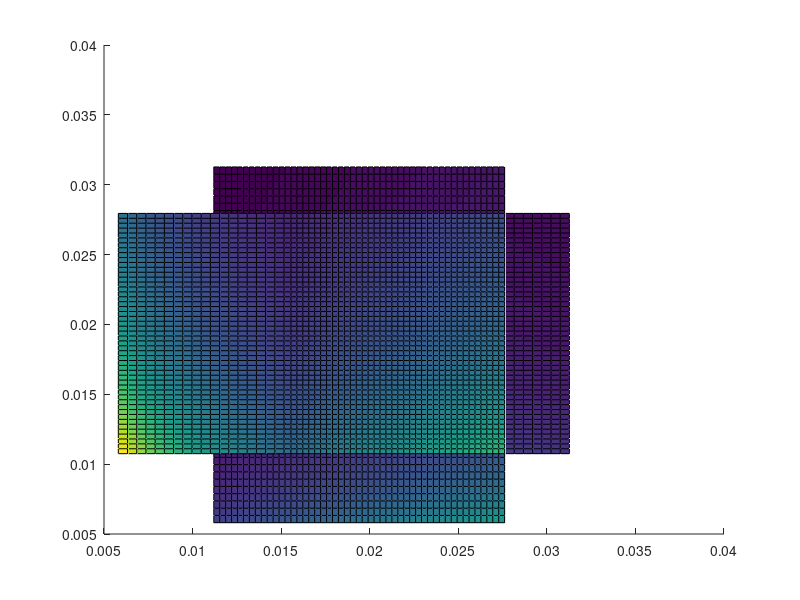

Reproduce this figure in MATLAB.
clear all;
powerW = linspace(150,370,50);
speed = linspace(1300,7000,50);
hatch = linspace(0.05,0.13,50);
power_opt = 370;
speed_opt = 1900;
hatch_opt = 0.09;
[P, S] = meshgrid(powerW,speed);
[P, H] = meshgrid(powerW, hatch);
[SS, H] = meshgrid(speed, hatch);
power_speed = P./(S.*hatch_opt);
power_hatch = P./(H.*speed_opt);
speed_hatch = power_opt./(SS.*H);
hold on;
%figure;
surf(P/norm(P), S/norm(S), power_speed);
%figure;
surf(P/norm(P), H/norm(H), power_hatch);
%figure;
surf(SS/norm(SS), H/norm(H), speed_hatch);










